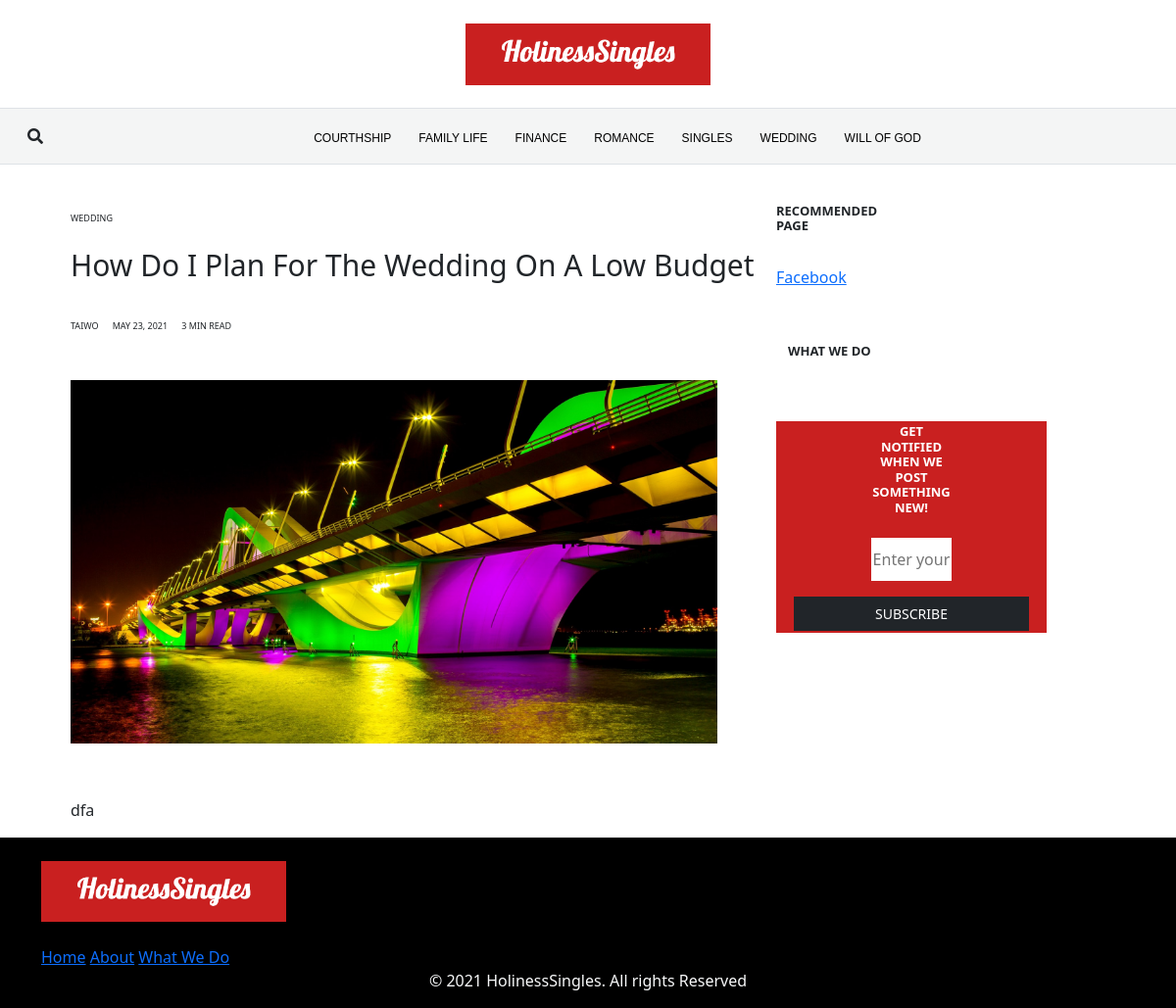
The app's page /wedding/how-do-i-plan-for-the-wedding-on-a-low-budget/, older data.
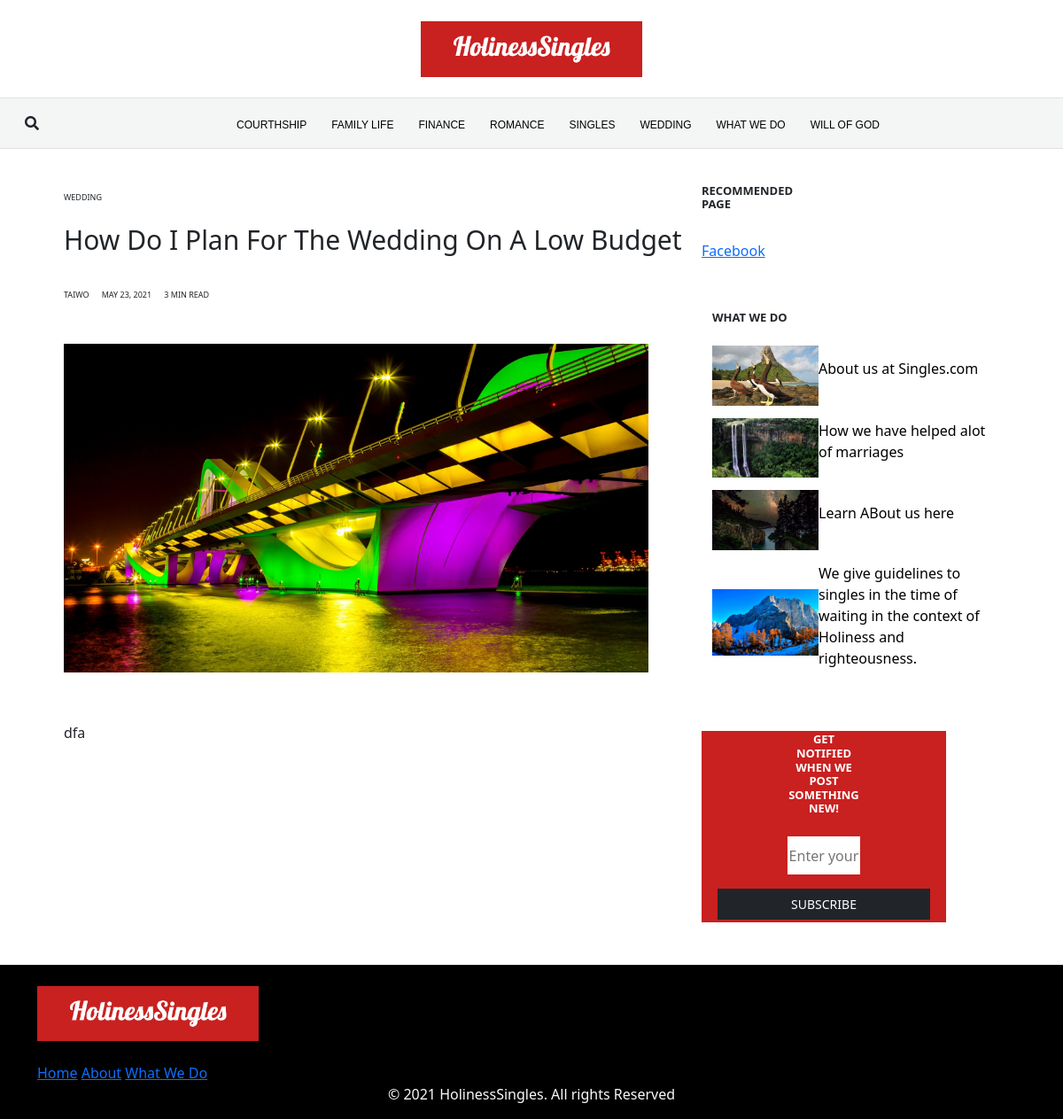
The same page, newer data.
### website/models.py (models this page shows, shortened)
class Category(models.Model):
    name = models.CharField(max_length=250, unique=True)
    description = models.TextField(blank=True)
    slug = models.SlugField(null=True,unique=True)
    def __str__(self):
        return self.name
    class Meta:
        ordering = ('name',)
        verbose_name = 'category'
        verbose_name_plural = 'categories'

class Post(models.Model):
    title = models.CharField(max_length=250, unique=True)
    content = RichTextUploadingField()
    category = models.ForeignKey(Category, on_delete=models.CASCADE)
    image = models.ImageField(upload_to='post', blank=True, null=True)
    author = models.ForeignKey(settings.AUTH_USER_MODEL, on_delete=models.CASCADE)
    published = models.BooleanField(default=True)
    created = models.DateTimeField(auto_now_add=True, blank=True, null=True)
    updated = models.DateTimeField(auto_now=True, blank=True, null=True)
    read_time = models.IntegerField()
    slug = models.SlugField(null=True,unique=True)
    featured = models.BooleanField(default=False)
    class Meta:
        ordering = ('title',)
        verbose_name = 'post'
        verbose_name_plural = 'posts'
    def get_absolute_url(self):
        return reverse('website:post_detail', args=[self.category.slug, self.slug])

### website/views.py (the view)
# urls.py: path('<slug:category_slug>/<slug:post_slug>/', views.post_detail, name='post_detail'),
def post_detail(request, category_slug, post_slug):
    try:
        post = get_object_or_404(Post, slug=post_slug)
    except Exception as e:
        raise e
    return render(request, 'website/post.html', {'post':post})

### website/context_processors.py (called while the page is built)
def whatWeDo(request):
    whatWeDo = Post.objects.filter(category = 8)
    return dict(whatWeDo=whatWeDo)

def menu(request):
    links = Category.objects.all()
    print(links[1].name)
    return dict(links=links)

def post_menu(request):
    post_list = Post.objects.all()
    return dict(post_list=post_list)

### website/templates/website/post.html (shortened to what this page needs)
{% extends "base.html" %}
{% load static %}
{% block content%}
<link rel="stylesheet" href="{% static 'css/post.css' %}" />
<link rel="stylesheet" href="{% static 'css/all.css' %}" />
      <div class="Outer container-md ">
      <div class="firstSectionDesktop ">
      <section class=" homePageFirstSection">
              <div class="homePageFirstSection2Outer">
              <div class="homePageFirstSection2">
                <div class="homePageFirstSection2InnerOuter">
            <div class="homePageFirstSection2Inner ">
                <p class="forEachRowHomePageCategorytMobile"><a style="list-style-type: none; text-decoration: none;"  href="{%url 'website:category_detail' post.category.slug%}" class=" text-dark">{{post.category}}</a></p>
                <h4 style="text-transform:capitalize ;" class="forEachRowHomePageTextHeaderMobile text-dark"> {{post.title}} </h4>
                <br>
                <div class="labelContainer" >
                <p class="forEachRowHomePageLabelstMobile">{{post.author}}</p>
              <p class="forEachRowHomePageLabelstMobile">{{post.created|date:'M d, Y'}}</p>
              <p class="forEachRowHomePageLabelstMobile forEachRowHomePageMinuteRead">{{post.read_time }} MIN READ</p>
            </div>
        </div>
    </div>
                          <div class="forEachRowHomePageMobile">
                  <a class="" href="{{post.get_absolute_url}}">
                      <img style="" id="" class=" forEachRowImageMobile" src="{{post.image.url}}" />
                  </a>
             </div>
             <div class="forEachRowHomePageTextMobile">
                <p class="forEachRowHomePageContent">{{post.content|safe}}</p>
              </div>
             </div>
          </div>
          </section>
      </div>
      <div class="secondSectionDesktop ">
      <section class=" homePageFacebookSection">
      <h1 class="facebookHeaderText">RECOMMENDED PAGE</h1>
          <div class="facebookSection">
              <div class="fb-page" data-href="https://www.facebook.com/facebook" data-tabs="timeline" data-width="300" data-height="" data-small-header="false" data-adapt-container-width="false" data-hide-cover="false" data-show-facepile="true"><blockquote cite="https://www.facebook.com/facebook" class="fb-xfbml-parse-ignore"><a href="https://www.facebook.com/facebook">Facebook</a></blockquote></div>
          </section>
      <section class="container homePageWhatSection" id="container-tablet-WhatWeDo">
          <h1 class=" homePageWhatH1">WHAT WE DO</h1>
          {% if whatWeDo %}
          {%for post in whatWeDo%}
          <div class="homePageWhatRow">
                  <a href="{{post.get_absolute_url}}"><img class="homePageWhatImage" src="{{post.image.url}}"></a>
                  <p class="homePageWhatHeaderText ">
                    <a style="list-style-type: none; text-decoration: none; color: black;" href="{{post.get_absolute_url}}">
                        {{post.title}}
                   </a>
                  </p>
              </div>
          {%endfor%}
          {%endif%}
      </section>
          <section class=" homePageNewsLetterSection mb-5">
              <div class="homePageNewsLetterBackground">
                  <h1 class="text-center homePageNewsLetterHeader" >GET NOTIFIED WHEN WE POST SOMETHING NEW!</h1>
                  <input class="text-gray homePageNewsLetterInput"  type="email" placeholder="Enter your email">
                  <button class="btn btn-dark rounded-0 mt-3 homePageNewsLetterButton" id="newsletter_button">SUBSCRIBE</button>
              </div>
          </section>
      </div>
      </div>
      {% endblock content %}

### website/templates/navbar.html (shortened to what this page needs)
{% load static %}
<nav  id="navbarMain" class="navbar navbar-expand-lg border-top border-bottom">
  <div class="container-fluid">
    <i  id="searchIconMobile" class="fas fa-search text-dark"></i>
    <div class="collapse navbar-collapse" id="navbarNav">
      <ul id="navbarContent" class="navbar-nav mx-auto ">
        {%for link in links%}
        <li class="nav-item">
          <a href="{% url 'website:category_detail' link.slug %}"   class=" t active" aria-current="page" >{{link.name}}</a>
        </li>
        {%endfor%}
      </ul>
    </div>
  </div>
</nav>

Row changes from the older to the newer data that the page shows:
added Category: name "WHAT WE DO"
added Post: image (picture), title "About us at Singles.com"
added Post: image (picture), title "How we have helped alot of marriages"
added Post: image (picture), title "Learn ABout us here"
added Post: image (picture), title "We give guidelines to singles in the time of waiting in the context of Holiness and righteousness."
